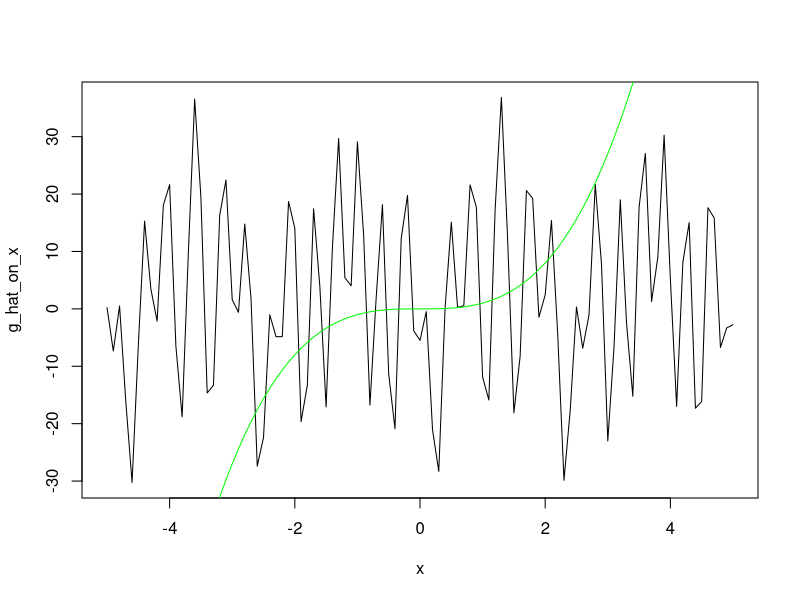
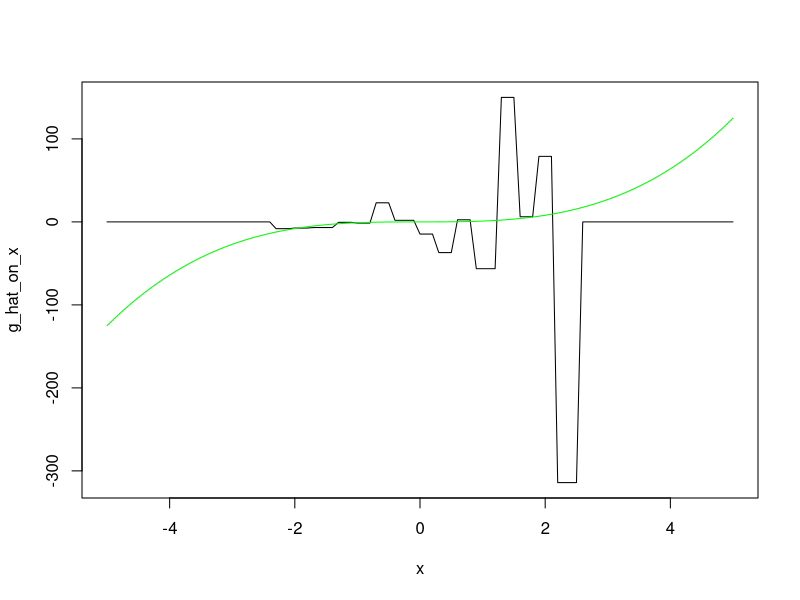
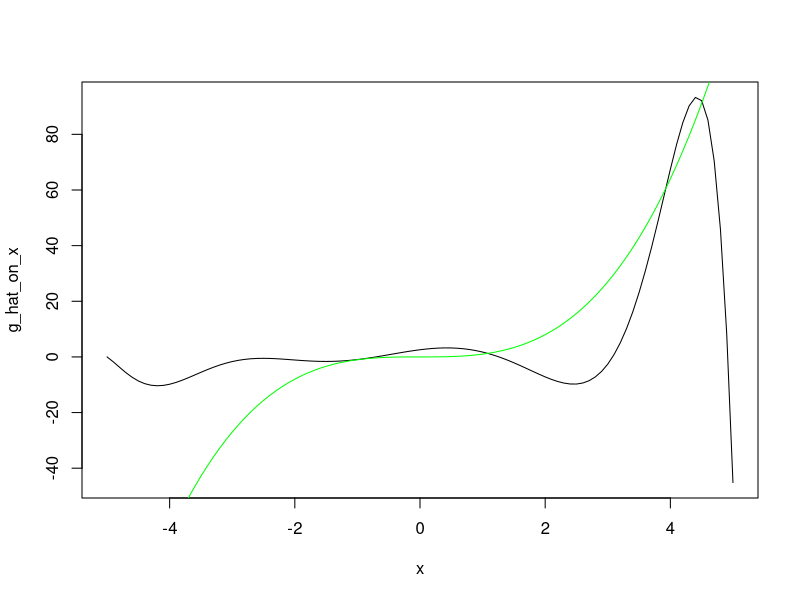

Write the R code that produced these figures, in order.
#### Functions ####

# data generating function
g <- function(z){
  return (z**3)/sqrt(2)
}

# Fourier transform for the normal density
fourier_transform <- function(x){
  return(sqrt(2)*exp(0.5*x**2))
}

# Omega 
calcul_omega <- function(W,n){
  Omega = matrix(0, n, n)
  for (i in 1:n){
    for (j in 1:n){
      Omega[i,j] = fourier_transform(W[i]-W[j])/n**2
    }}
  return(Omega)}


# M
calcul_M <- function(g_test, gamma_hat, J, n, Z, Y, W, Omega, p_j, a, b){
  M = 0
  for (i in 1:n){
    for (j in 1:n){
      M = M + (Y[i] - g_test(Z[i], J, p_j, gamma_hat, Z, a,b))*(Y[j] - g_test(Z[j], J, p_j, gamma_hat, Z, a, b))*Omega[i,j]}
  }
  return(M)
}

create_P <- function(J, n, Z, p_j, a, b){
  a = min(Z)
  b = max(Z)
  P = matrix(0, J, n)
  for (j in 1:J){
    for (i in 1:n){
      P[j,i] = basis_a_b(j, J, Z[i], a, b, p_j)
    }
  }
  return(P)}

# create P for the splines
library(splines)
create_P_splines <- function(Z, J){
  return(bs(Z, degree = J, intercept = FALSE))
}

# Compute g_hat
g_hat <- function(z, J, p_j, gamma_hat, Z, a, b){
  p_j_vector = rep(0, J)
  for (j in 1:J){
    p_j_vector[j] = basis_a_b(j, J, z, a, b, p_j)
  }
  return(sum(gamma_hat*p_j_vector))
}



#### Bases ####
p_j_trigo_0_1 <-function(j, J, z){
  a = 2*pi*j*z
  #print(a)
  if (j==1){
    return(1)
  }
  if (j%%2 == 0){
    cos_val = cos(a)
    return(sqrt(2)*cos_val)
  }
  else{
    sin_val = sin(a)
    return(sqrt(2)*sin_val)
  }
}

p_j_hist_0_1 <-function(j, J, z){
  l = length(z)
  if (l>1){
    res = rep(0, l)
    for (i in 1:l){
      if (z[i] >= (j - 1) / J && z[i] < j / J) {
        res[i] = sqrt(J)
      } else {
        res[i] = 0
      }
    }
  return(res)}
  else{
    if (z >= (j - 1) / J && z < j / J) {
      return(sqrt(J))
    } else{
      return(0)
    }
  }
}


# generalize for interval [a,b]
basis_a_b <-function(j, J, z, a, b, p_j_0_1){
  return(p_j_0_1(j,J,((z-a)/(b-a)))/sqrt(b-a))
}


#### Gamma program ####
estimation_gamma <- function(n, J, W, Z, Y, p_j, bool_splines){
  a = min(Z)
  b = max(Z)
  #compute Omega
  Omega <- calcul_omega(W,n)
  
  #compute P
  if (bool_splines == 1){
    P <- t(create_P_splines(Z, J))
  }
  else{
    P <- create_P(J,n,Z,p_j,a,b)
  }
  
  #compute gamma
  gamma_step = P%*%Omega%*%Y
  gamma_step_invert = P%*%Omega%*%t(P)
  gamma_hat = solve(gamma_step_invert)%*%gamma_step
}


#### Plot the function program ####
plot_function_true_est <- function(x, gamma_hat, p_j_hat, true_g, Z, bool_splines){
  a = min(Z)
  b = max(Z)
  g_hat_on_x = rep(0, length(x))
  if (bool_splines == 0){ 
    for (i in 1:length(x)){
      g_hat_on_x[i] <- g_hat(x[i], J, p_j_hat, gamma_hat, Z, a, b)
    }}
  else{
    basis <- t(as.matrix(bs(x, degree = J, intercept = FALSE)))
    g_hat_on_x <- t(gamma_hat)%*%basis
  }
  g_on_x = g(x)
  plot(x, g_hat_on_x, type = 'l', col = 'black')
  lines(x, g_on_x, type = 'l', col = 'green')
}


#### Generate data ####
n = 100
W = rnorm(n, 0, 1)
V = rnorm(n, 0, 1)
rhoev = 0.5
rhowz = 0.9
beta = sqrt((rhoev**2)/(1 - rhoev**2))
Z = (beta*W + V)/sqrt(1+beta**2)

eta = rnorm(n, 0, 1)
a = sqrt((rhowz**2)/(1 - rhowz**2))
eps = (a*V + eta)/sqrt(1+beta**2)

Y = g(Z) + eps



#### Estimation #### 
# trigonometric basis
J = 15
gamma_hat <- estimation_gamma(n,J,W,Z,Y,p_j_trigo_0_1, 0)

x = seq(-5, 5, by = 0.1)
plot_function_true_est(x, gamma_hat, p_j_trigo_0_1, g, Z, 0)


#histogram basis
J = 15
gamma_hat <- estimation_gamma(n,J,W,Z,Y,p_j_hist_0_1,0)

x = seq(-5, 5, by = 0.1)
plot_function_true_est(x, gamma_hat, p_j_hist_0_1, g, Z,0)


# spline basis 
J = 10
gamma_hat <- estimation_gamma(n,J,W,Z,Y, empty, 1)

x = seq(-5, 5, by = 0.1)
plot_function_true_est(x, gamma_hat, empty , g, Z, 1)







